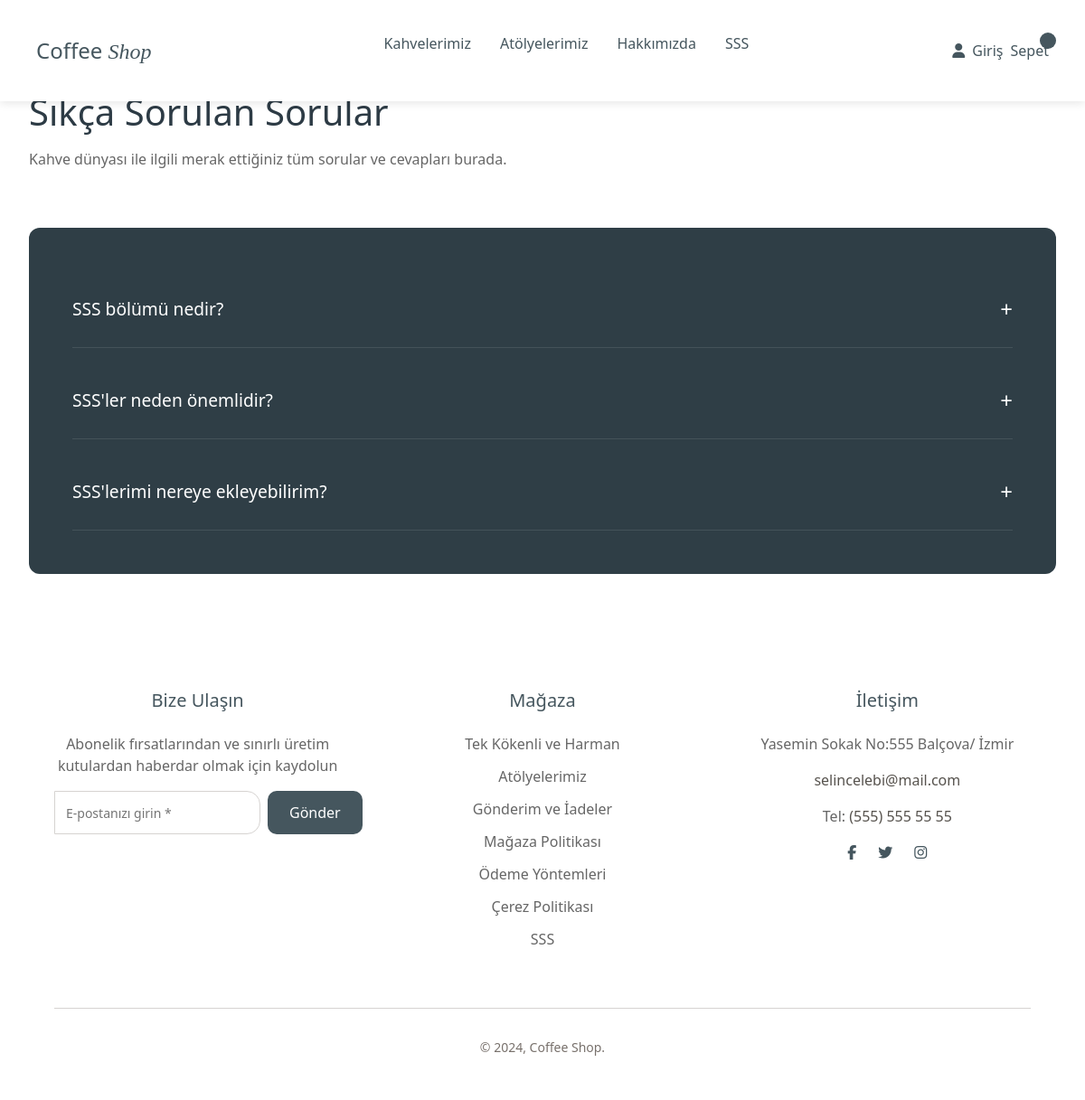
Screenshot of /faq/ with the database file from the repository.
### settings/models.py (models this page shows, shortened)
class FAQ(models.Model):
    question = models.CharField(max_length=255, verbose_name='Soru')
    answer = models.TextField(blank=True, verbose_name='Cevap')
    order = models.PositiveIntegerField(default=0, verbose_name='Sıralama')
    class Meta:
        verbose_name = 'Sıkça Sorulan Sorular'
        verbose_name_plural = 'Sıkça Sorulan Sorular'
        ordering = ['order']

class ContactInfo(models.Model):
    address = models.TextField(verbose_name='Adres')
    email = models.EmailField(verbose_name='E-posta')
    phone = models.CharField(max_length=20, verbose_name='Telefon')
    facebook = models.URLField(blank=True, null=True, verbose_name='Facebook')
    twitter = models.URLField(blank=True, null=True, verbose_name='Twitter')
    instagram = models.URLField(blank=True, null=True, verbose_name='Instagram')
    class Meta:
        verbose_name = 'İletişim Bilgisi'
        verbose_name_plural = 'İletişim Bilgileri'

### settings/views.py (the view)
# urls.py: path('faq/', views.faq, name='faq'),
def faq(request):
    faqs = FAQ.objects.all()
    return render(request, 'shop/faq.html', {'faqs': faqs})

### shop/templates/shop/faq.html (shortened to what this page needs)
{% extends 'shop/base.html' %}
{% load static %}
{% block content %}
<div class="faq-container">
    <h1>Sıkça Sorulan Sorular</h1>
    <p class="faq-intro">Kahve dünyası ile ilgili merak ettiğiniz tüm sorular ve cevapları burada.</p>
    <div class="faq-content">
        <div class="faq-list">
            {% for faq in faqs %}
                <div class="faq-item">
                    <button class="faq-button">
                        {{ faq.question }}
                        <span class="icon">+</span>
                    </button>
                </div>
            {% empty %}
                <p style="color: white; text-align: center;">Henüz soru eklenmemiş.</p>
            {% endfor %}
        </div>
    </div>
</div>
{% endblock %}

### shop/templates/shop/base.html (shortened to what this page needs)
<!DOCTYPE html>
<html lang="tr">
<head>
    {% load static %}
    <link rel="stylesheet" href="{% static 'css/style.css' %}">
    <link rel="stylesheet" href="https://cdnjs.cloudflare.com/ajax/libs/bootstrap/5.3.3/css/bootstrap.min.css">
    <link rel="stylesheet" href="https://cdnjs.cloudflare.com/ajax/libs/font-awesome/6.5.1/css/all.min.css">
</head>
<body>
    <header class="header">
        <div class="logo">
            <a href="{% url 'shop:index' %}" class="logo">
                Coffee <span class="logo-shop">Shop</span>
            </a>
        </div>
        <nav class="main-nav">
            <ul>
                <li><a href="{% url 'shop:product_list' %}" class="nav-link">Kahvelerimiz</a></li>
                <li><a href="{% url 'shop:atolyeler' %}" class="nav-link">Atölyelerimiz</a></li>
                <li><a href="{% url 'settings:about' %}" class="nav-link">Hakkımızda</a></li>
                <li><a href="{% url 'settings:faq' %}" class="nav-link">SSS</a></li>
            </ul>
        </nav>
        <div class="user-actions">
            {% if user.is_authenticated %}
                <div class="user-menu-wrapper">
                    <a href="#" class="login">
                        <i class="fas fa-user"></i>
                        <span>Profilim</span>
                    </a>
                </div>
            {% else %}
                <a href="{% url 'shop:login' %}" class="login">
                    <i class="fas fa-user"></i>
                    <span>Giriş</span>
                </a>
            {% endif %}
            <a href="{% url 'order:cart' %}" class="cart">
                Sepet
                <span class="cart-count">{{ cart_count }}</span>
            </a>
        </div>
    </header>
    {% block content %}{% endblock %}
    <footer class="footer">
        <div class="footer-container">
            <div class="footer-section">
                <h3>Bize Ulaşın</h3>
                <p>Abonelik fırsatlarından ve sınırlı üretim kutulardan haberdar olmak için kaydolun</p>
                <form class="newsletter-form">
                    <input type="email" placeholder="E-postanızı girin *" required>
                    <button type="submit">Gönder</button>
                </form>
            </div>
            <div class="footer-section">
                <h3>Mağaza</h3>
                <ul>
                    <li><a href="{% url 'shop:product_list' %}">Tek Kökenli ve Harman</a></li>
                    <li><a href="{% url 'shop:atolyeler' %}">Atölyelerimiz</a></li>
                    <li><a href="{% url 'settings:shipping_returns' %}">Gönderim ve İadeler</a></li>
                    <li><a href="{% url 'settings:shop_policy' %}">Mağaza Politikası</a></li>
                    <li><a href="{% url 'settings:shop_policy' %}">Ödeme Yöntemleri</a></li>
                    <li><a href="#">Çerez Politikası</a></li>
                    <li><a href="{% url 'settings:faq' %}">SSS</a></li>
                </ul>
            </div>
            <div class="footer-section">
                <h3>İletişim</h3>
                {% if contact_info %}
                    <address class="contact-info">
                        <p>{{ contact_info.address }}</p>
                        <p><a href="mailto:{{ contact_info.email }}">{{ contact_info.email }}</a></p>
                        <p>Tel: <a href="tel:{{ contact_info.phone }}">{{ contact_info.phone }}</a></p>
                    </address>
                    <div class="social-links">
                        {% if contact_info.facebook %}
                            <a href="{{ contact_info.facebook }}" target="_blank">
                                <i class="fab fa-facebook-f"></i>
                            </a>
                        {% endif %}
                        {% if contact_info.twitter %}
                            <a href="{{ contact_info.twitter }}" target="_blank">
                                <i class="fab fa-twitter"></i>
                            </a>
                        {% endif %}
                        {% if contact_info.instagram %}
                            <a href="{{ contact_info.instagram }}" target="_blank">
                                <i class="fab fa-instagram"></i>
                            </a>
                        {% endif %}
                    </div>
                {% endif %}
            </div>
        </div>
        <div class="footer-bottom">
            <p>&copy; 2024, Coffee Shop.</p>
        </div>
    </footer>
</body>
</html>

### shop/static/css/style.css (style rules this page uses)
* { margin: 0; padding: 0; box-sizing: border-box; }
body { font-family: 'Arial', sans-serif; line-height: 1.6; }
nav { padding: 1rem; display: flex; justify-content: space-between; align-items: center; }
.logo { color: #fff; font-size: 1.5rem; font-weight: bold; }
.header { display: flex; justify-content: space-between; align-items: center; padding: 20px 40px; background: white; box-shadow: 0 2px 10px rgba(0,0,0,0.1); }
.logo a { text-decoration: none; color: #45565E; font-size: 24px; font-weight: 500; }
.logo span { font-family: 'Playfair Display', serif; font-style: italic; }
.main-nav ul { display: flex; gap: 32px; list-style: none; }
.main-nav a { text-decoration: none; color: #45565E; font-size: 16px; font-weight: 400; }
.user-actions { position: relative; display: inline-flex; align-items: center; }
.user-actions a { display: flex; align-items: center; gap: 8px; text-decoration: none; color: #45565E; font-size: 16px; position: relative; }
.cart-count { background-color: #45565E; color: white; border-radius: 50%; padding: 2px 6px; font-size: 12px; position: absolute; top: -8px; right: -8px; min-width: 18px; height: 18px; text-align: center; line-height: 14px; display: inline-block; }
.header { position: fixed; top: 0; left: 0; right: 0; transition: all 0.3s ease; z-index: 1000; }
.faq-container { max-width: 1200px; margin: 100px auto 50px; padding: 0 2rem; }
.faq-container h1 { font-size: 2.5rem; color: #2D3B45; margin-bottom: 1rem; }
.faq-intro { color: #666; margin-bottom: 4rem; }
.faq-content { background-color: #2F3E46; padding: 3rem; border-radius: 12px; color: white; }
.faq-list { display: flex; flex-direction: column; gap: 1rem; }
.faq-item { border-bottom: 1px solid rgba(255, 255, 255, 0.1); }
.faq-button { width: 100%; text-align: left; padding: 1.5rem 0; background: none; border: none; color: white; font-size: 1.2rem; display: flex; justify-content: space-between; align-items: center; cursor: pointer; }
.icon { font-size: 1.5rem; }
.icon { font-size: 1.5rem; transition: transform 0.3s ease; }
.footer { background-color: #fff; padding: 4rem 5% 2rem; margin-top: 4rem; }
.footer-container { display: grid; grid-template-columns: repeat(3, 1fr); gap: 4rem; margin-bottom: 3rem; }
.footer-section { min-width: 0; text-align: center; }
.footer-section h3 { color: #45565E; font-size: 1.25rem; margin-bottom: 1.5rem; }
.footer-section p { color: #666; margin-bottom: 1rem; line-height: 1.5; }
.newsletter-form { display: flex; gap: 0.5rem; margin-top: 1rem; }
.newsletter-form input { flex: 1; padding: 0.75rem; border: 1px solid #d6d3d1; border-radius: 0px 15px 15px 0px; font-size: 0.875rem; }
.newsletter-form button { padding: 0.75rem 1.5rem; background-color: #45565E; color: white; border: none; border-radius: 10px; cursor: pointer; transition: background-color 0.3s ease; }
.footer-section ul { list-style: none; padding: 0; }
.footer-section ul li { margin-bottom: 0.75rem; }
.footer-section ul li a { color: #666; text-decoration: none; transition: color 0.3s ease; }
.footer-section address { font-style: normal; color: #57534e; line-height: 1.5; }
.footer-section address a { color: #57534e; text-decoration: none; }
.footer-bottom { display: flex; justify-content: center; align-items: center; padding-top: 2rem; border-top: 1px solid #d6d3d1; color: #78716c; font-size: 0.875rem; }
.social-links { display: flex; gap: 1.5rem; justify-content: center; }
.social-links a { color: #45565E; text-decoration: none; transition: color 0.3s ease; }

### rows the page displays
FAQ: question "SSS bölümü nedir?"
FAQ: question "SSS'ler neden önemlidir?"
FAQ: question "SSS'lerimi nereye ekleyebilirim?"
ContactInfo: address "Yasemin Sokak No:555 Balçova/ İzmir", email "selincelebi@mail.com", phone "(555) 555 55 55"
